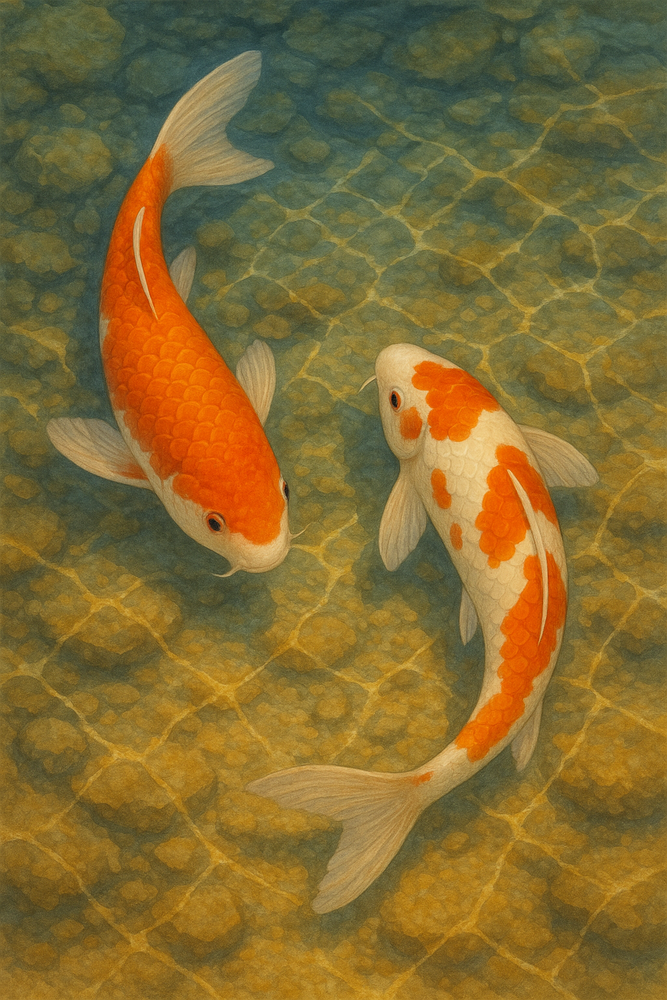
#> input picture koi/koi.png, 667 x 1000 px, shrunk from 1024 x 1536 before the run
$ python main.py koi.png out.png
#> lines starting #> are read from the running program, lines starting #| are printed output that depends on the picture
### common.py
from PIL import Image

def load_image(path):
#> called with path = 'koi.png'
    img = Image.open(path)
#> img is the input picture: PIL image 667x1000 RGB; mean R, G, B 130.1, 106.8, 50.5
    img = img.convert("RGB")
    pixels = img.load()
    return (pixels, img)

def make_new_image(img):
    xnew_image = Image.new('RGB', (img.width, img.height))
#> xnew_image: PIL image 667x1000 RGB; every value is 0
    new_image_pixels = xnew_image.load()
    return (new_image_pixels, xnew_image)

# [4 lines left out: function make_new_image_wh, not called in this run]

### koi/main.py
import sys
import os

inputfile = sys.argv[1]
outputfile = sys.argv[2]


# Get the parent directory and add it to sys.path
parent_dir = os.path.abspath(os.path.join(os.path.dirname(__file__), '..'))
sys.path.append(parent_dir)

from common import *
dark = (30, 30, 30)
light = (200, 200, 200)
highlight= (255, 255, 255)
def make_bw(img, pixels, npix):
    x_min = 255
    x_max = 0
    for x in range(img.width):
        for y in range(img.height):
            r, g, b = pixels[x, y]
            v = int((0.299 * r) + (0.587 * g) + (0.114 * b))
            # [8 lines of commented-out code are left out]
            npix[x,y] = (v, v, v)


    # print(x_min, x_max)


def make_dark(img, pixels, npix):
    for x in range(img.width):
        for y in range(img.height):
            r, g, b = pixels[x, y]
            v = ( r + g + b ) // 3
            npix[x,y] = (v, v, v)

if __name__ == '__main__':
    pixels, img = load_image(inputfile)
    npix, nimg = make_new_image(img)


    make_bw(img, pixels, npix)

    nimg.save(f'{outputfile}.jpg')
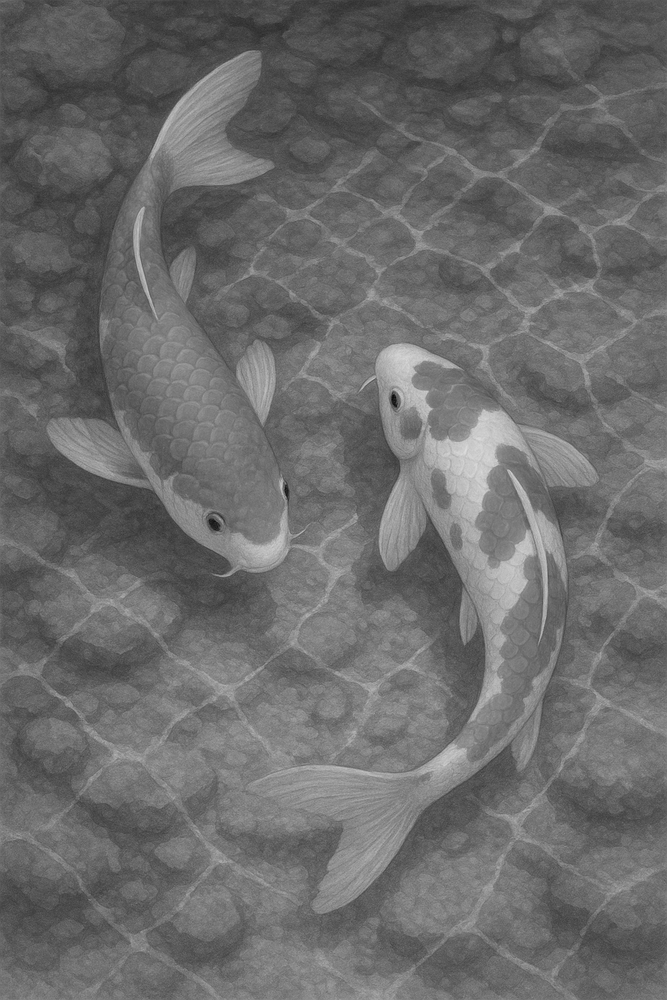
#> saved as out.png.jpg: PIL image 667x1000 RGB; min 10, max 221, mean 106.8
